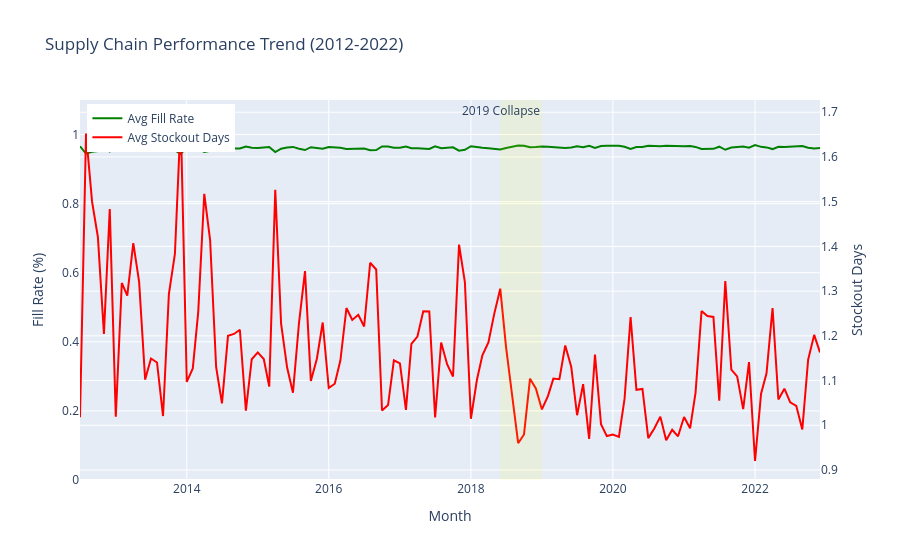

The notebook cell this image was saved under:
### Markdown cell above
## 2. Global Inventory Health (2012-2022)
### Diagnostic Analysis
Did stockouts spike during the volume collapse?

### Code cell
inventory_monthly = inventory.groupby('year_month').agg(
    avg_fill_rate=('fill_rate', 'mean'),
    avg_stockout_days=('stockout_days', 'mean'),
    total_stockout_flags=('stockout_flag', 'sum')
).reset_index()

fig = go.Figure()
fig.add_trace(go.Scatter(x=inventory_monthly['year_month'], y=inventory_monthly['avg_fill_rate'],
                        mode='lines', name='Avg Fill Rate', line=dict(color='green')))

fig.add_trace(go.Scatter(x=inventory_monthly['year_month'], y=inventory_monthly['avg_stockout_days'],
                        mode='lines', name='Avg Stockout Days', line=dict(color='red'),
                        yaxis='y2'))

fig.update_layout(
    title='Supply Chain Performance Trend (2012-2022)',
    xaxis=dict(title='Month'),
    yaxis=dict(title='Fill Rate (%)', range=[0, 1.1]),
    yaxis2=dict(title='Stockout Days', overlaying='y', side='right'),
    legend=dict(x=0.01, y=0.99)
)

fig.add_vrect(x0="2018-06", x1="2019-01", 
              annotation_text="2019 Collapse", 
              fillcolor="yellow", opacity=0.1, line_width=0)

fig.write_image(PLOT_DIR / "09_inventory_performance.png")
fig.show()
